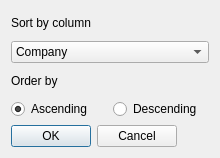
<?xml version="1.0" encoding="UTF-8"?>
<ui version="4.0">
 <class>DialogSorting</class>
 <widget class="QDialog" name="DialogSorting">
  <property name="geometry">
   <rect>
    <x>0</x>
    <y>0</y>
    <width>220</width>
    <height>158</height>
   </rect>
  </property>
  <property name="windowTitle">
   <string>Dialog</string>
  </property>
  <layout class="QVBoxLayout" name="verticalLayout">
   <item>
    <widget class="QLabel" name="label">
     <property name="sizePolicy">
      <sizepolicy hsizetype="Minimum" vsizetype="Minimum">
       <horstretch>0</horstretch>
       <verstretch>0</verstretch>
      </sizepolicy>
     </property>
     <property name="text">
      <string>Sort by column</string>
     </property>
    </widget>
   </item>
   <item>
    <widget class="QComboBox" name="comboBox">
     <item>
      <property name="text">
       <string>Company</string>
      </property>
     </item>
     <item>
      <property name="text">
       <string>City</string>
      </property>
     </item>
     <item>
      <property name="text">
       <string>inn</string>
      </property>
     </item>
     <item>
      <property name="text">
       <string>Phone</string>
      </property>
     </item>
     <item>
      <property name="text">
       <string>e-mail</string>
      </property>
     </item>
     <item>
      <property name="text">
       <string>Contact Person</string>
      </property>
     </item>
    </widget>
   </item>
   <item>
    <widget class="QLabel" name="label_2">
     <property name="sizePolicy">
      <sizepolicy hsizetype="Minimum" vsizetype="Minimum">
       <horstretch>0</horstretch>
       <verstretch>0</verstretch>
      </sizepolicy>
     </property>
     <property name="text">
      <string>Order by</string>
     </property>
    </widget>
   </item>
   <item>
    <layout class="QHBoxLayout" name="horizontalLayout">
     <item>
      <widget class="QRadioButton" name="radioButtonAsc">
       <property name="text">
        <string>Ascending</string>
       </property>
       <property name="checked">
        <bool>true</bool>
       </property>
       <attribute name="buttonGroup">
        <string notr="true">buttonGroup</string>
       </attribute>
      </widget>
     </item>
     <item>
      <widget class="QRadioButton" name="radioButtonDsc">
       <property name="text">
        <string>Descending</string>
       </property>
       <attribute name="buttonGroup">
        <string notr="true">buttonGroup</string>
       </attribute>
      </widget>
     </item>
    </layout>
   </item>
   <item>
    <widget class="QDialogButtonBox" name="buttonBox">
     <property name="sizePolicy">
      <sizepolicy hsizetype="Fixed" vsizetype="Fixed">
       <horstretch>0</horstretch>
       <verstretch>0</verstretch>
      </sizepolicy>
     </property>
     <property name="orientation">
      <enum>Qt::Horizontal</enum>
     </property>
     <property name="standardButtons">
      <set>QDialogButtonBox::Cancel|QDialogButtonBox::Ok</set>
     </property>
    </widget>
   </item>
  </layout>
 </widget>
 <resources/>
 <connections>
  <connection>
   <sender>buttonBox</sender>
   <signal>accepted()</signal>
   <receiver>DialogSorting</receiver>
   <slot>accept()</slot>
   <hints>
    <hint type="sourcelabel">
     <x>248</x>
     <y>254</y>
    </hint>
    <hint type="destinationlabel">
     <x>157</x>
     <y>274</y>
    </hint>
   </hints>
  </connection>
  <connection>
   <sender>buttonBox</sender>
   <signal>rejected()</signal>
   <receiver>DialogSorting</receiver>
   <slot>reject()</slot>
   <hints>
    <hint type="sourcelabel">
     <x>316</x>
     <y>260</y>
    </hint>
    <hint type="destinationlabel">
     <x>286</x>
     <y>274</y>
    </hint>
   </hints>
  </connection>
 </connections>
 <buttongroups>
  <buttongroup name="buttonGroup"/>
 </buttongroups>
</ui>
